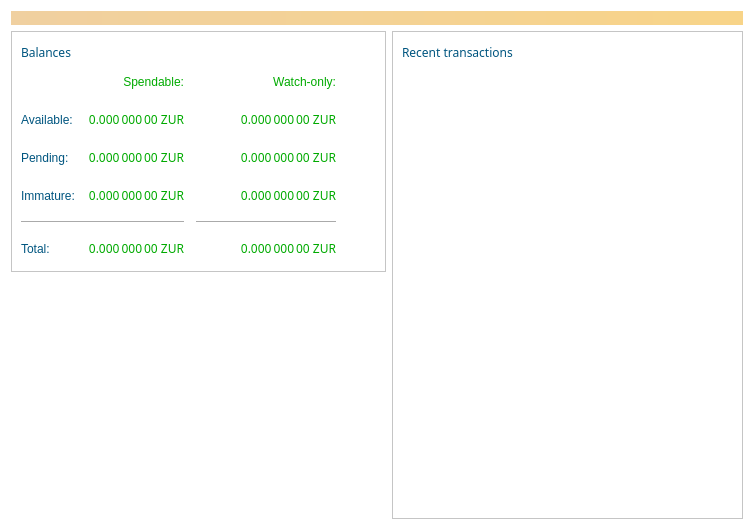
<?xml version="1.0" encoding="UTF-8"?>
<ui version="4.0">
 <class>OverviewPage</class>
 <widget class="QWidget" name="OverviewPage">
  <property name="geometry">
   <rect>
    <x>0</x>
    <y>0</y>
    <width>754</width>
    <height>530</height>
   </rect>
  </property>
  <property name="windowTitle">
   <string>Form</string>
  </property>
  <property name="autoFillBackground">
   <bool>false</bool>
  </property>
  <property name="styleSheet">
   <string notr="true">background-color: rgb(255, 255, 255);
border-color: rgb(255, 255, 255);
alternate-background-color: rgb(255, 255, 255);
selection-background-color: rgb(255, 255, 255);
color: rgb(0, 170, 0);
font: 9pt &quot;Segoe Print&quot;;</string>
  </property>
  <layout class="QVBoxLayout" name="topLayout">
   <item>
    <widget class="QLabel" name="labelAlerts">
     <property name="visible">
      <bool>true</bool>
     </property>
     <property name="styleSheet">
      <string notr="true">QLabel { background-color: qlineargradient(x1: 0, y1: 0, x2: 1, y2: 0, stop:0 #F0D0A0, stop:1 #F8D488); color:#000000; }</string>
     </property>
     <property name="wordWrap">
      <bool>true</bool>
     </property>
     <property name="margin">
      <number>3</number>
     </property>
     <property name="textInteractionFlags">
      <set>Qt::TextSelectableByMouse</set>
     </property>
    </widget>
   </item>
   <item>
    <layout class="QHBoxLayout" name="horizontalLayout" stretch="0,1">
     <item>
      <layout class="QVBoxLayout" name="verticalLayout_2">
       <item>
        <widget class="QFrame" name="frame">
         <property name="frameShape">
          <enum>QFrame::StyledPanel</enum>
         </property>
         <property name="frameShadow">
          <enum>QFrame::Raised</enum>
         </property>
         <layout class="QVBoxLayout" name="verticalLayout_4">
          <item>
           <layout class="QHBoxLayout" name="horizontalLayout_4">
            <item>
             <widget class="QLabel" name="label_5">
              <property name="font">
               <font>
                <family>Segoe Print</family>
                <pointsize>9</pointsize>
                <weight>50</weight>
                <italic>false</italic>
                <bold>false</bold>
               </font>
              </property>
              <property name="autoFillBackground">
               <bool>false</bool>
              </property>
              <property name="styleSheet">
               <string notr="true">color: rgb(0, 85, 127);</string>
              </property>
              <property name="text">
               <string>Balances</string>
              </property>
             </widget>
            </item>
            <item>
             <widget class="QPushButton" name="labelWalletStatus">
              <property name="enabled">
               <bool>false</bool>
              </property>
              <property name="maximumSize">
               <size>
                <width>30</width>
                <height>16777215</height>
               </size>
              </property>
              <property name="toolTip">
               <string>The displayed information may be out of date. Your wallet automatically synchronizes with the Zurcoin network after a connection is established, but this process has not completed yet.</string>
              </property>
              <property name="text">
               <string/>
              </property>
              <property name="icon">
               <iconset resource="../bitcoin.qrc">
                <normaloff>:/icons/warning</normaloff>
                <disabledoff>:/icons/warning</disabledoff>:/icons/warning</iconset>
              </property>
              <property name="iconSize">
               <size>
                <width>24</width>
                <height>24</height>
               </size>
              </property>
              <property name="flat">
               <bool>true</bool>
              </property>
             </widget>
            </item>
            <item>
             <spacer name="horizontalSpacer_3">
              <property name="orientation">
               <enum>Qt::Horizontal</enum>
              </property>
              <property name="sizeHint" stdset="0">
               <size>
                <width>40</width>
                <height>20</height>
               </size>
              </property>
             </spacer>
            </item>
           </layout>
          </item>
          <item>
           <layout class="QGridLayout" name="gridLayout">
            <property name="spacing">
             <number>12</number>
            </property>
            <item row="5" column="1">
             <widget class="QLabel" name="labelTotal">
              <property name="font">
               <font>
                <family>Segoe Print</family>
                <pointsize>9</pointsize>
                <weight>50</weight>
                <italic>false</italic>
                <bold>false</bold>
               </font>
              </property>
              <property name="cursor">
               <cursorShape>IBeamCursor</cursorShape>
              </property>
              <property name="toolTip">
               <string>Your current total balance</string>
              </property>
              <property name="text">
               <string notr="true">0.000 000 00 ZUR</string>
              </property>
              <property name="alignment">
               <set>Qt::AlignRight|Qt::AlignTrailing|Qt::AlignVCenter</set>
              </property>
              <property name="textInteractionFlags">
               <set>Qt::LinksAccessibleByMouse|Qt::TextSelectableByKeyboard|Qt::TextSelectableByMouse</set>
              </property>
             </widget>
            </item>
            <item row="3" column="0">
             <widget class="QLabel" name="labelImmatureText">
              <property name="autoFillBackground">
               <bool>false</bool>
              </property>
              <property name="styleSheet">
               <string notr="true">color: rgb(0, 85, 127);</string>
              </property>
              <property name="text">
               <string>Immature:</string>
              </property>
             </widget>
            </item>
            <item row="3" column="1">
             <widget class="QLabel" name="labelImmature">
              <property name="font">
               <font>
                <family>Segoe Print</family>
                <pointsize>9</pointsize>
                <weight>50</weight>
                <italic>false</italic>
                <bold>false</bold>
               </font>
              </property>
              <property name="cursor">
               <cursorShape>IBeamCursor</cursorShape>
              </property>
              <property name="toolTip">
               <string>Mined balance that has not yet matured</string>
              </property>
              <property name="text">
               <string notr="true">0.000 000 00 ZUR</string>
              </property>
              <property name="alignment">
               <set>Qt::AlignRight|Qt::AlignTrailing|Qt::AlignVCenter</set>
              </property>
              <property name="textInteractionFlags">
               <set>Qt::LinksAccessibleByMouse|Qt::TextSelectableByKeyboard|Qt::TextSelectableByMouse</set>
              </property>
             </widget>
            </item>
            <item row="3" column="2">
             <widget class="QLabel" name="labelWatchImmature">
              <property name="font">
               <font>
                <family>Segoe Print</family>
                <pointsize>9</pointsize>
                <weight>50</weight>
                <italic>false</italic>
                <bold>false</bold>
               </font>
              </property>
              <property name="cursor">
               <cursorShape>IBeamCursor</cursorShape>
              </property>
              <property name="toolTip">
               <string>Mined balance in watch-only addresses that has not yet matured</string>
              </property>
              <property name="text">
               <string notr="true">0.000 000 00 ZUR</string>
              </property>
              <property name="alignment">
               <set>Qt::AlignRight|Qt::AlignTrailing|Qt::AlignVCenter</set>
              </property>
              <property name="textInteractionFlags">
               <set>Qt::LinksAccessibleByMouse|Qt::TextSelectableByKeyboard|Qt::TextSelectableByMouse</set>
              </property>
             </widget>
            </item>
            <item row="5" column="0">
             <widget class="QLabel" name="labelTotalText">
              <property name="autoFillBackground">
               <bool>false</bool>
              </property>
              <property name="styleSheet">
               <string notr="true">color: rgb(0, 85, 127);</string>
              </property>
              <property name="text">
               <string>Total:</string>
              </property>
             </widget>
            </item>
            <item row="0" column="2">
             <widget class="QLabel" name="labelWatchonly">
              <property name="text">
               <string>Watch-only:</string>
              </property>
              <property name="alignment">
               <set>Qt::AlignRight|Qt::AlignTrailing|Qt::AlignVCenter</set>
              </property>
             </widget>
            </item>
            <item row="5" column="2">
             <widget class="QLabel" name="labelWatchTotal">
              <property name="font">
               <font>
                <family>Segoe Print</family>
                <pointsize>9</pointsize>
                <weight>50</weight>
                <italic>false</italic>
                <bold>false</bold>
               </font>
              </property>
              <property name="cursor">
               <cursorShape>IBeamCursor</cursorShape>
              </property>
              <property name="toolTip">
               <string>Current total balance in watch-only addresses</string>
              </property>
              <property name="text">
               <string notr="true">0.000 000 00 ZUR</string>
              </property>
              <property name="alignment">
               <set>Qt::AlignRight|Qt::AlignTrailing|Qt::AlignVCenter</set>
              </property>
              <property name="textInteractionFlags">
               <set>Qt::LinksAccessibleByMouse|Qt::TextSelectableByKeyboard|Qt::TextSelectableByMouse</set>
              </property>
             </widget>
            </item>
            <item row="2" column="0">
             <widget class="QLabel" name="labelPendingText">
              <property name="autoFillBackground">
               <bool>false</bool>
              </property>
              <property name="styleSheet">
               <string notr="true">color: rgb(0, 85, 127);</string>
              </property>
              <property name="text">
               <string>Pending:</string>
              </property>
             </widget>
            </item>
            <item row="0" column="1">
             <widget class="QLabel" name="labelSpendable">
              <property name="text">
               <string>Spendable:</string>
              </property>
              <property name="alignment">
               <set>Qt::AlignRight|Qt::AlignTrailing|Qt::AlignVCenter</set>
              </property>
             </widget>
            </item>
            <item row="4" column="0" colspan="2">
             <widget class="Line" name="line">
              <property name="orientation">
               <enum>Qt::Horizontal</enum>
              </property>
             </widget>
            </item>
            <item row="1" column="0">
             <widget class="QLabel" name="labelBalanceText">
              <property name="autoFillBackground">
               <bool>false</bool>
              </property>
              <property name="styleSheet">
               <string notr="true">color: rgb(0, 85, 127);</string>
              </property>
              <property name="text">
               <string>Available:</string>
              </property>
             </widget>
            </item>
            <item row="2" column="2">
             <widget class="QLabel" name="labelWatchPending">
              <property name="font">
               <font>
                <family>Segoe Print</family>
                <pointsize>9</pointsize>
                <weight>50</weight>
                <italic>false</italic>
                <bold>false</bold>
               </font>
              </property>
              <property name="cursor">
               <cursorShape>IBeamCursor</cursorShape>
              </property>
              <property name="toolTip">
               <string>Unconfirmed transactions to watch-only addresses</string>
              </property>
              <property name="text">
               <string notr="true">0.000 000 00 ZUR</string>
              </property>
              <property name="alignment">
               <set>Qt::AlignRight|Qt::AlignTrailing|Qt::AlignVCenter</set>
              </property>
              <property name="textInteractionFlags">
               <set>Qt::LinksAccessibleByMouse|Qt::TextSelectableByKeyboard|Qt::TextSelectableByMouse</set>
              </property>
             </widget>
            </item>
            <item row="2" column="1">
             <widget class="QLabel" name="labelUnconfirmed">
              <property name="font">
               <font>
                <family>Segoe Print</family>
                <pointsize>9</pointsize>
                <weight>50</weight>
                <italic>false</italic>
                <bold>false</bold>
               </font>
              </property>
              <property name="cursor">
               <cursorShape>IBeamCursor</cursorShape>
              </property>
              <property name="toolTip">
               <string>Total of transactions that have yet to be confirmed, and do not yet count toward the spendable balance</string>
              </property>
              <property name="text">
               <string notr="true">0.000 000 00 ZUR</string>
              </property>
              <property name="alignment">
               <set>Qt::AlignRight|Qt::AlignTrailing|Qt::AlignVCenter</set>
              </property>
              <property name="textInteractionFlags">
               <set>Qt::LinksAccessibleByMouse|Qt::TextSelectableByKeyboard|Qt::TextSelectableByMouse</set>
              </property>
             </widget>
            </item>
            <item row="4" column="2">
             <widget class="Line" name="lineWatchBalance">
              <property name="sizePolicy">
               <sizepolicy hsizetype="Preferred" vsizetype="Fixed">
                <horstretch>0</horstretch>
                <verstretch>0</verstretch>
               </sizepolicy>
              </property>
              <property name="minimumSize">
               <size>
                <width>140</width>
                <height>0</height>
               </size>
              </property>
              <property name="orientation">
               <enum>Qt::Horizontal</enum>
              </property>
             </widget>
            </item>
            <item row="1" column="1">
             <widget class="QLabel" name="labelBalance">
              <property name="font">
               <font>
                <family>Segoe Print</family>
                <pointsize>9</pointsize>
                <weight>50</weight>
                <italic>false</italic>
                <bold>false</bold>
               </font>
              </property>
              <property name="cursor">
               <cursorShape>IBeamCursor</cursorShape>
              </property>
              <property name="toolTip">
               <string>Your current spendable balance</string>
              </property>
              <property name="text">
               <string notr="true">0.000 000 00 ZUR</string>
              </property>
              <property name="alignment">
               <set>Qt::AlignRight|Qt::AlignTrailing|Qt::AlignVCenter</set>
              </property>
              <property name="textInteractionFlags">
               <set>Qt::LinksAccessibleByMouse|Qt::TextSelectableByKeyboard|Qt::TextSelectableByMouse</set>
              </property>
             </widget>
            </item>
            <item row="1" column="2">
             <widget class="QLabel" name="labelWatchAvailable">
              <property name="font">
               <font>
                <family>Segoe Print</family>
                <pointsize>9</pointsize>
                <weight>50</weight>
                <italic>false</italic>
                <bold>false</bold>
               </font>
              </property>
              <property name="cursor">
               <cursorShape>IBeamCursor</cursorShape>
              </property>
              <property name="toolTip">
               <string>Your current balance in watch-only addresses</string>
              </property>
              <property name="text">
               <string notr="true">0.000 000 00 ZUR</string>
              </property>
              <property name="alignment">
               <set>Qt::AlignRight|Qt::AlignTrailing|Qt::AlignVCenter</set>
              </property>
              <property name="textInteractionFlags">
               <set>Qt::LinksAccessibleByMouse|Qt::TextSelectableByKeyboard|Qt::TextSelectableByMouse</set>
              </property>
             </widget>
            </item>
            <item row="2" column="3">
             <spacer name="horizontalSpacer_2">
              <property name="orientation">
               <enum>Qt::Horizontal</enum>
              </property>
              <property name="sizeHint" stdset="0">
               <size>
                <width>40</width>
                <height>20</height>
               </size>
              </property>
             </spacer>
            </item>
           </layout>
          </item>
         </layout>
        </widget>
       </item>
       <item>
        <widget class="QLabel" name="label_wallet_bgcoin">
         <property name="styleSheet">
          <string notr="true">background-color: rgb(255, 255, 255);</string>
         </property>
         <property name="text">
          <string/>
         </property>
         <property name="pixmap">
          <pixmap resource="../bitcoin.qrc">:/icons/overview_background</pixmap>
         </property>
         <property name="scaledContents">
          <bool>false</bool>
         </property>
         <property name="alignment">
          <set>Qt::AlignCenter</set>
         </property>
         <property name="margin">
          <number>-2</number>
         </property>
        </widget>
       </item>
      </layout>
     </item>
     <item>
      <layout class="QVBoxLayout" name="verticalLayout_3">
       <item>
        <widget class="QFrame" name="frame_2">
         <property name="frameShape">
          <enum>QFrame::StyledPanel</enum>
         </property>
         <property name="frameShadow">
          <enum>QFrame::Raised</enum>
         </property>
         <layout class="QVBoxLayout" name="verticalLayout">
          <item>
           <layout class="QHBoxLayout" name="horizontalLayout_2">
            <item>
             <widget class="QLabel" name="label_4">
              <property name="font">
               <font>
                <family>Segoe Print</family>
                <pointsize>9</pointsize>
                <weight>50</weight>
                <italic>false</italic>
                <bold>false</bold>
               </font>
              </property>
              <property name="autoFillBackground">
               <bool>false</bool>
              </property>
              <property name="styleSheet">
               <string notr="true">color: rgb(0, 85, 127);</string>
              </property>
              <property name="text">
               <string>Recent transactions</string>
              </property>
             </widget>
            </item>
            <item>
             <widget class="QPushButton" name="labelTransactionsStatus">
              <property name="enabled">
               <bool>false</bool>
              </property>
              <property name="maximumSize">
               <size>
                <width>30</width>
                <height>16777215</height>
               </size>
              </property>
              <property name="toolTip">
               <string>The displayed information may be out of date. Your wallet automatically synchronizes with the Zurcoin network after a connection is established, but this process has not completed yet.</string>
              </property>
              <property name="text">
               <string/>
              </property>
              <property name="icon">
               <iconset resource="../bitcoin.qrc">
                <normaloff>:/icons/warning</normaloff>
                <disabledoff>:/icons/warning</disabledoff>:/icons/warning</iconset>
              </property>
              <property name="iconSize">
               <size>
                <width>24</width>
                <height>24</height>
               </size>
              </property>
              <property name="flat">
               <bool>true</bool>
              </property>
             </widget>
            </item>
            <item>
             <spacer name="horizontalSpacer">
              <property name="orientation">
               <enum>Qt::Horizontal</enum>
              </property>
              <property name="sizeHint" stdset="0">
               <size>
                <width>40</width>
                <height>20</height>
               </size>
              </property>
             </spacer>
            </item>
           </layout>
          </item>
          <item>
           <widget class="QListView" name="listTransactions">
            <property name="styleSheet">
             <string notr="true">QListView { background: transparent; }</string>
            </property>
            <property name="frameShape">
             <enum>QFrame::NoFrame</enum>
            </property>
            <property name="verticalScrollBarPolicy">
             <enum>Qt::ScrollBarAlwaysOff</enum>
            </property>
            <property name="horizontalScrollBarPolicy">
             <enum>Qt::ScrollBarAlwaysOff</enum>
            </property>
            <property name="selectionMode">
             <enum>QAbstractItemView::NoSelection</enum>
            </property>
           </widget>
          </item>
         </layout>
        </widget>
       </item>
      </layout>
     </item>
    </layout>
   </item>
  </layout>
 </widget>
 <resources>
  <include location="../bitcoin.qrc"/>
 </resources>
 <connections/>
</ui>
